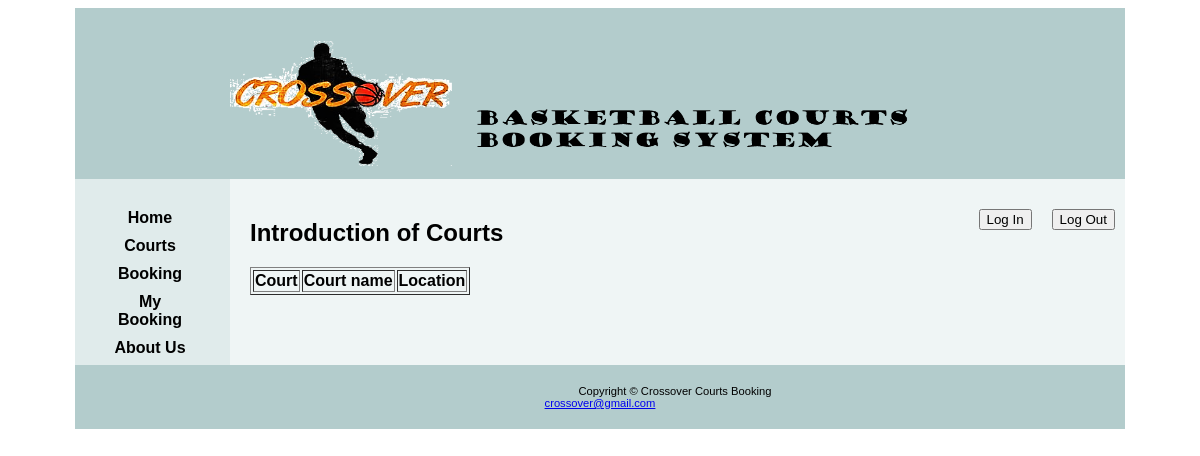
The page /courts/ on the database as committed earlier.
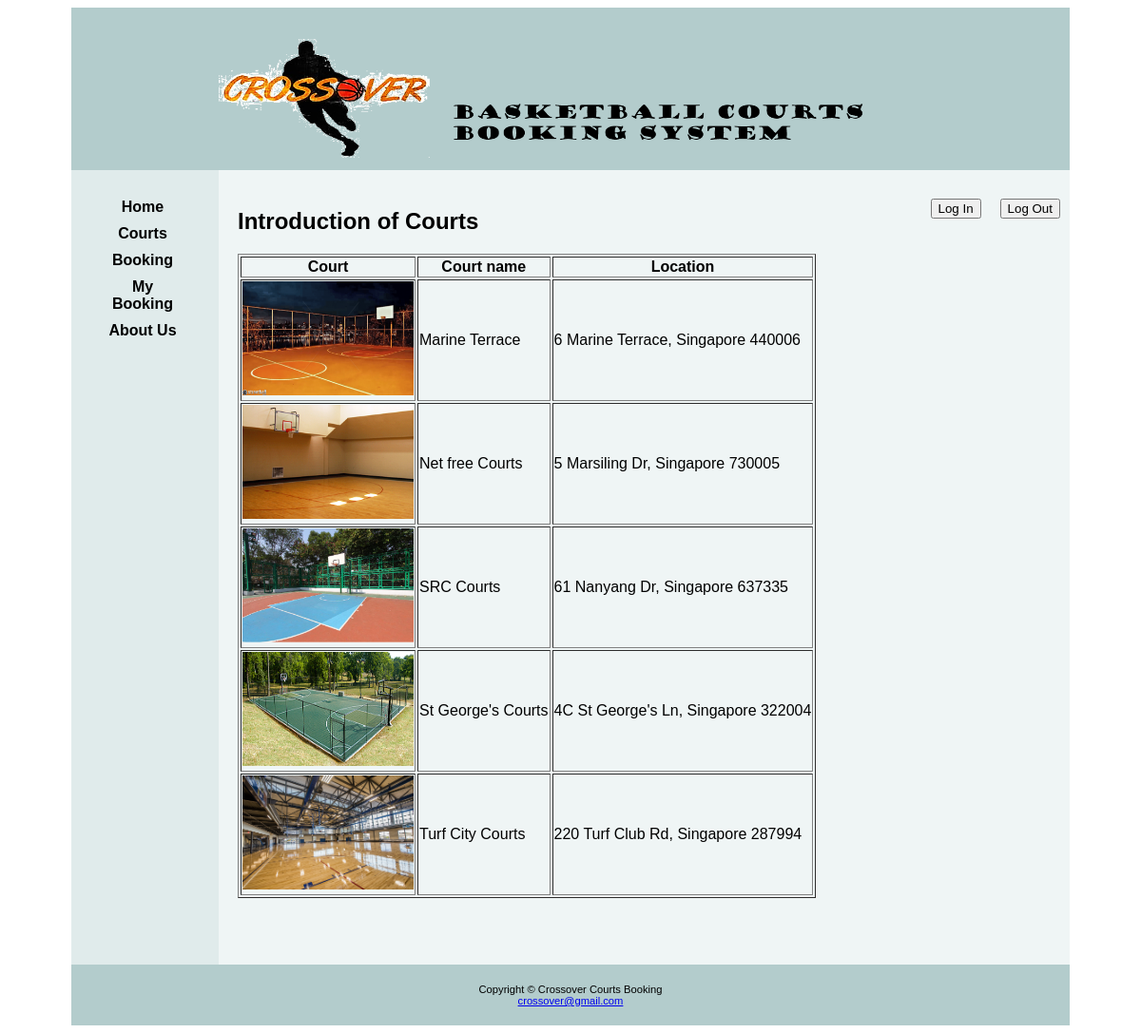
The same page on the database as committed later.
### book/models.py (models this page shows, shortened)
class court(models.Model):
    courtname = models.CharField(max_length = 128)
    location = models.CharField(max_length = 128)
    indoor = models.BooleanField()
    std = models.BooleanField()

### book/views.py (the view)
# urls.py: path('courts/', views.CourtsView, name='courts'),
def CourtsView(request):
    context={}
    all_court = court.objects.all()
    context["courts"] = all_court
    return render(request, "book/courts.html", context)

### book/templates/book/courts.html (shortened to what this page needs)
{% extends 'book/standard.html' %}
{% block content%}
{% load static %}
<link rel="stylesheet" type="text/css" href="{% static 'book/standard.css' %}">
<link rel="stylesheet" type="text/css" href="{% static 'book/form.css' %}">
    <h2>Introduction of Courts</h2>
    <table border="solid">
      <tr>
        <th>Court</th>
        <th>Court name</th>
        <th>Location</th>
      </tr>
    {% for court in courts %}
      <tr>
          <td><img src="{% static "" %}book/images/courts/court_{{forloop.counter0}}.png" alt="image not exist" height=120 width=180></img></td>
          <td>{{ court.courtname }}</td>
          <td>{{ court.location }}</td>
        </tr>
    {% endfor %}
    </table>
{%endblock%}

### book/templates/book/standard.html
<!DOCTYPE html>
<html>
<head>
    {% load static %}
    <link rel="stylesheet" type="text/css" href="{% static 'book/standard.css' %}">
    <link rel="stylesheet" type="text/css" href="{% static 'book/form.css' %}">
</head>
<body>
<div id="wrapper">
  <header>
    <h1><img src="{% static 'book/images/title.png' %}" alt="Crossover Courts Booking" width="750"
height="125"></h1>
  </header>
  <div id="leftcolumn">
    <nav>
	 <ul>
   <li><a href="{% url 'book:index' %}">Home</a></li>
      <li><a href="{% url 'book:courts' %}">Courts</a></li>
      <li><a href="{% url 'book:book_courts'%}">Booking</a></li>
	    <li><a href="{% url 'book:my_booking'%}">My Booking</a></li>
      <li><a href="{% url 'book:about'%}">About Us</a></li>
	 </ul>
    </nav>
  </div>
  <div id="rightcolumn">
	<div class="content">
    <a id="floatright" href="{% url 'book:logout' %}"><button>Log Out</button></a>
  	<a id="floatright" href="{% url 'book:login' %}"><button>Log In</button></a>
    {% block content%}
    {% endblock%}
    </div>
  </div>
    <footer>Copyright &copy; Crossover Courts Booking<br>
	<a href="mailto:crossover@gmail.com">crossover@gmail.com</a>
    </footer>
</div>
</body>
</html>

### book/static/book/standard.css (style rules this page uses)
body { font-family:Verdana, Arial, sans-serif; background-color: #FFFFFF; }
#wrapper { background-color: #e0ebeb; color: #000000; width: 75%; margin: auto; min-width:1050px; }
#leftcolumn { float: left; width: 150px; }
#rightcolumn { margin-left: 155px; background-color: #eff5f5; color: #000000; }
header { background-color: #b3cccc; color: #000000; font-size: 150%; padding: 1px 0px 25px 155px; height: 145px; }
h1 { color: #000000; font-weight: bold; font-family: arial, sans-serif; }
.content { padding: 20px 0px 70px 20px; }
.content table { color:#000000; }
#floatright { margin: 10px; float: right; }
footer { background-color: #b3cccc; font-size:70%; text-align: center; clear: right; padding-top:20px; padding-bottom:20px; }
nav ul { text-align: center; margin:10px; list-style-type: none; padding: 10px; }
nav a { text-decoration: none; margin:0px; padding: 0px; color:#000000; font-weight: bold; }
nav li { margin:10px; }

Rows that differ between the two databases and show on the page:
added court: shows a picture, courtname "Marine Terrace", location "6 Marine Terrace, Singapore 440006"
added court: shows a picture, courtname "Net free Courts", location "5 Marsiling Dr, Singapore 730005"
added court: shows a picture, courtname "SRC Courts", location "61 Nanyang Dr, Singapore 637335"
added court: shows a picture, courtname "St George's Courts", location "4C St George's Ln, Singapore 322004"
added court: shows a picture, courtname "Turf City Courts", location "220 Turf Club Rd, Singapore 287994"
